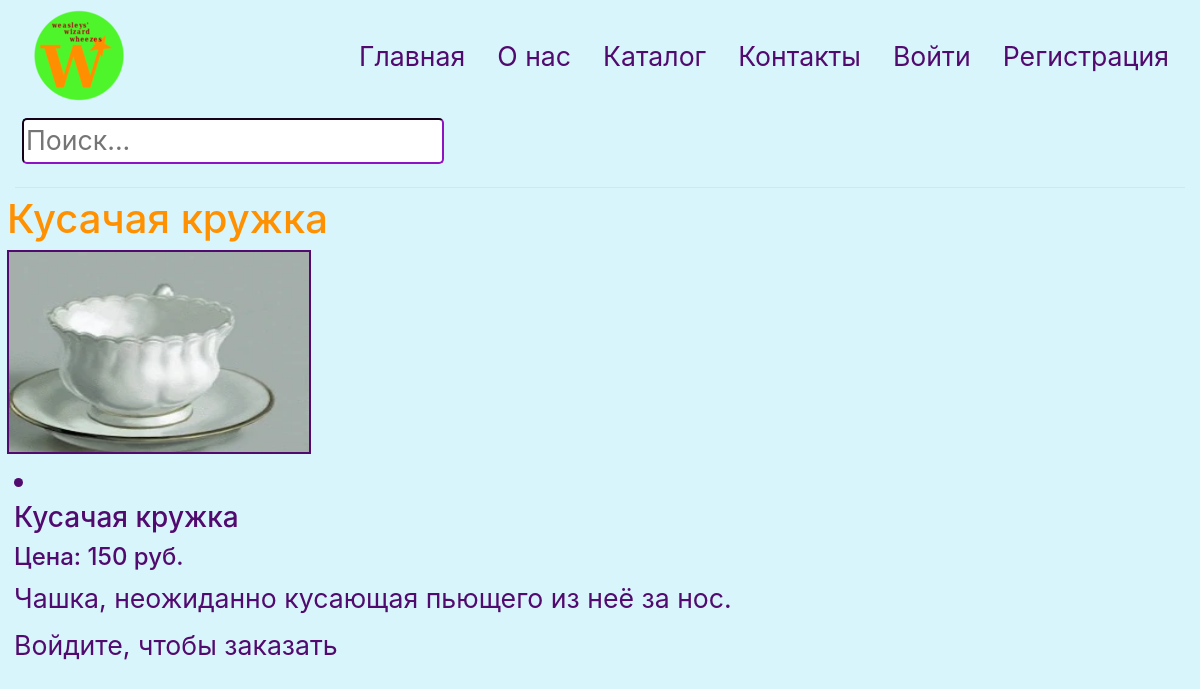
/product/5, run on the app's committed database.
### data/products.py (models this page shows)
class Products(SqlAlchemyBase):
    __tablename__ = 'products'
    id = sqlalchemy.Column(sqlalchemy.Integer, primary_key=True, autoincrement=True)
    title = sqlalchemy.Column(sqlalchemy.String, nullable=True)
    description = sqlalchemy.Column(sqlalchemy.String, nullable=True)
    photos = sqlalchemy.Column(sqlalchemy.String, nullable=True)
    cost = sqlalchemy.Column(sqlalchemy.Integer, nullable=True)
    created_date = sqlalchemy.Column(sqlalchemy.DateTime, default=datetime.datetime.now)
    category_id = sqlalchemy.Column(sqlalchemy.Integer, sqlalchemy.ForeignKey("category.id"))
    category = orm.relationship('Category')

### main.py (the view)
@app.route('/product/<id>', methods=['GET', 'POST'])
def product(id):
    form = BuyForm()
    if form.validate_on_submit():
        return buy(user_id, id)
    db_sess = db_session.create_session()
    product = db_sess.query(Products).get(id)
    return render_template('product.html', product=product, title=product.title, form=form)

### forms/user.py
class BuyForm(FlaskForm):
    submit = SubmitField('В корзину')

### data/db_session.py (called while the page is built)
def create_session() -> Session:
    global __factory
    return __factory()

### templates/product.html (shortened to what this page needs)
{% extends 'base.html' %}
{% block content%}
<h1 class="orange-text">{{ product.title }}</h1>
<form class="form1" action="" method="post">
    <div class="container-photo">
        {% if product.photos %}
        <a><img width="300" height="200" src={{ url_for('static', filename=product.photos.split(';')[0])}}></a>
        {% else %}
        <p class="purple-text">Здесь должна была быть картинка, но не нашлась:)</p>
        {% endif %}
    </div>
    <li class="purple-text"><h3>{{ product.title }}</h3></li>
    <h4 class="purple-text">Цена: {{ product.cost }} руб.</h4>
    <p class="purple-text">{{ product.description }}</p>
    {% if current_user.is_authenticated %}
    <p>{{ form.submit(type="submit", class="b1") }}</p>
    {% else %}
    <p class="purple-text">Войдите, чтобы заказать</p>
    {% endif %}
</form>
{% endblock %}

### static/css/style.css (style rules this page uses)
.form1 { color: #510B6F; font-size: 20pt; border-color: #510B6F; border-radius: 5px; margin: 7px 7px 7px 7px; }
.purple-text { color: #510B6F; margin: 7px 7px 7px 7px; }
.back { background-color: #D9F5FC; }
.orange-text { color: #ff9000; margin: 7px 7px 7px 7px; }
.container-photo { width: 304px; height: 204px; border: 2px solid #510B6F; }

### data on the page
Products: title "Кусачая кружка", photos (picture), cost "150", description "Чашка, неожиданно кусающая пьющего из неё за нос."
